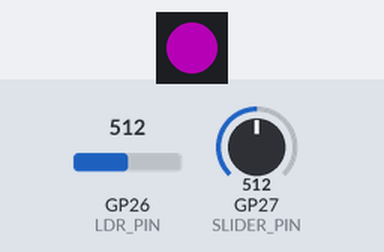
A sketch run on a simulated Raspberry Pi Pico W. Shown: 1 RGB LEDs in strip order, left to right. The inputs (shaded band) are chosen by the test bench; at power-on: GP26 (LDR_PIN) = 512, GP27 (SLIDER_PIN) = 512 (analog values on the 0–1023 scale). Dim RGB values are drawn brighter than linear.

Above: at 1.2 s.
1.3 s: GP26 (LDR_PIN) set to 568
At 2.0 s:
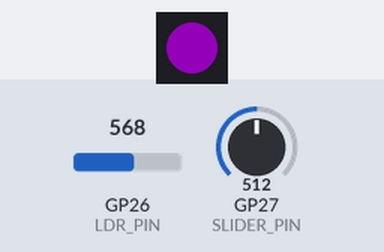
2.8 s: GP26 (LDR_PIN) set to 591
At 3.9 s:
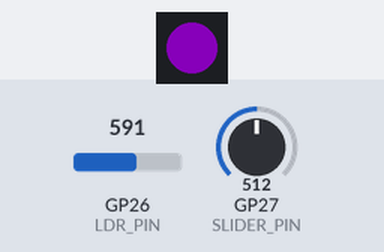
4.3 s: GP27 (SLIDER_PIN) set to 116
At 4.9 s:
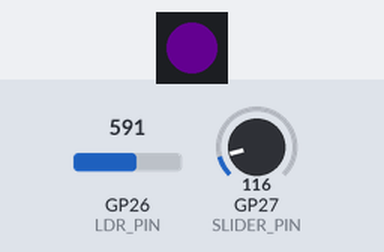
5.8 s: GP27 (SLIDER_PIN) set to 108
At 6.7 s:
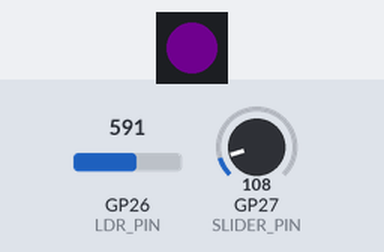
7.3 s: GP27 (SLIDER_PIN) set to 0
At 8.5 s:
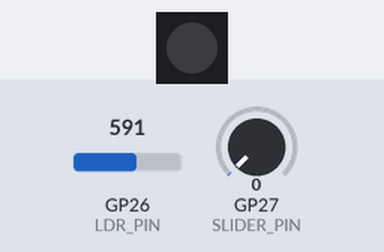
8.8 s: GP27 (SLIDER_PIN) set to 7
10.3 s: GP27 (SLIDER_PIN) set to 10
At 11.1 s:
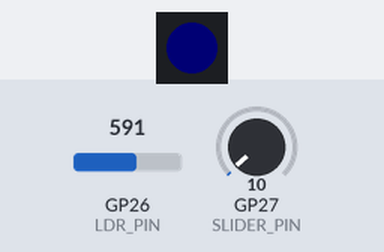
Timing chart, 0 to 12.8 s (numbered marks = the images above; inputs shaded):
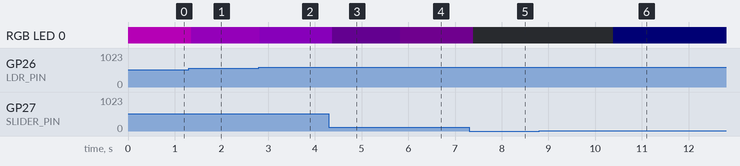

The sketch:

sketch.ino
```cpp
#include <Adafruit_NeoPixel.h>

#define PIN            2 // Neopixel Data Input
#define NUMPIXELS      1 // The bin gives only one neopixel
#define LDR_PIN        26 // ADC0 (GP26)
#define SLIDER_PIN     27 // ADC1 (GP27)

Adafruit_NeoPixel pixels(NUMPIXELS, PIN, NEO_GRB + NEO_KHZ800);

void setup() {
  pixels.begin();

  analogReadResolution(12); // 12-bit ADC resolution

  Serial1.begin(115200);
  Serial1.println("Hello, Raspberry Pi Pico W!");
}

void loop() {
  int ldrValue = analogRead(LDR_PIN);
  int sliderValue = analogRead(SLIDER_PIN);

  int colorValue = map(ldrValue, 0, 4095, 0, 255);

  int brightness = map(sliderValue, 0, 4095, 0, 255);

  int red = 255 - colorValue;
  int green = 0;
  int blue = colorValue;

  red = (red * brightness) / 255;
  green = (green * brightness) / 255;
  blue = (blue * brightness) / 255;

  pixels.setPixelColor(0, pixels.Color(red, green, blue));
  pixels.show();

  Serial1.print("LDR Value: ");
  Serial1.print(ldrValue);
  Serial1.print(" | Color Value: ");
  Serial1.print(colorValue);
  Serial1.print(" | Slider Value: ");
  Serial1.print(sliderValue);
  Serial1.print(" | Brightness: ");
  Serial1.print(brightness);
  Serial1.print(" | Red: ");
  Serial1.print(red);
  Serial1.print(" | Green: ");
  Serial1.print(green);
  Serial1.print(" | Blue: ");
  Serial1.println(blue);

  delay(100);
}
```

Measured:
- the behaviour switches between 8 and 9 on GP27 (SLIDER_PIN) (found by bisection; images 5 and 6)
- after the input at 1.3 s, RGB LED 0: RGB(63, 0, 63) → RGB(56, 0, 70) after 0.06 s
- after the input at 2.8 s, RGB LED 0: RGB(56, 0, 70) → RGB(53, 0, 73) at once
- after the input at 4.3 s, RGB LED 0: RGB(53, 0, 73) → RGB(11, 0, 16) after 0.08 s
- after the input at 5.8 s, RGB LED 0: RGB(11, 0, 16) → RGB(11, 0, 14) at once
- after the input at 7.3 s, RGB LED 0: RGB(11, 0, 14) → off after 0.09 s
- after the input at 8.8 s, every drawn part: stays the same
- after the input at 10.3 s, RGB LED 0: off → RGB(0, 0, 1) after 0.09 s
